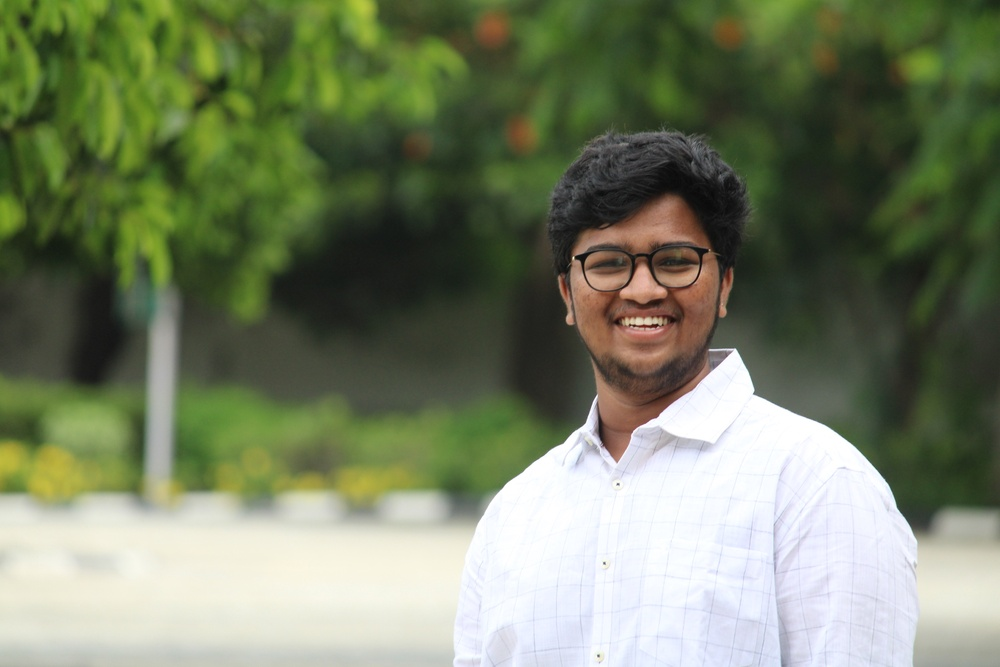
#> input picture Sem-6/ML/Lab-1/Data/me.jpeg, 1000 x 667 px, shrunk from 2976 x 1984 before the run; its folder holds only this picture in this run
$ python -i index.py   (imports and definitions only)
#> lines starting #> are read from the running program, lines starting #| are printed output that depends on the picture; after the words box and inside, x2 and y2 are one past the last pixel; in counts of white or black regions, pixels touching at a corner belong together
#> further down, picture is the input picture: shape (667, 1000, 3); mean B, G, R 101.1, 128.2, 118.6
import cv2
import numpy as np
from flask import Flask, jsonify, request, send_file
from io import BytesIO

# [1 line not run here, left out]

# Initialize the buffer to store processed image data
buffered = None


def determine_parameters(input_image):
    # Convert the input image to grayscale
    grayscale_image = cv2.cvtColor(input_image, cv2.COLOR_BGR2GRAY)
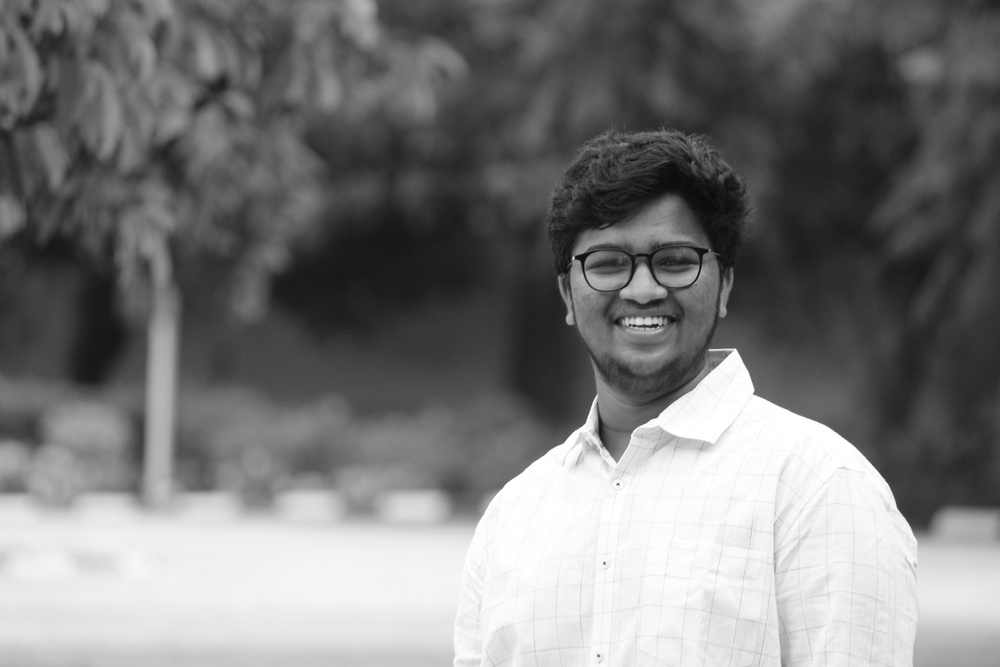
#> grayscale_image: shape (667, 1000); min 10, max 255, mean 122.2

    # Apply adaptive thresholding to determine the optimal threshold value
    threshold_value, _ = cv2.threshold(
        grayscale_image, 0, 255, cv2.THRESH_BINARY + cv2.THRESH_OTSU)
#> threshold_value = 151

    # Determine the optimal Gaussian blur kernel size and standard deviation based on the image size
    height, width = grayscale_image.shape
#> height = 667; width = 1000
    kernel_size = (max(3, int(width / 10) | 1), max(3, int(height / 10) | 1))
#> kernel_size = (101, 67)
    sigma = (kernel_size[1] * 0.5 - 1) * 0.2
#> sigma = 6.5

    return threshold_value, kernel_size, sigma


def segment_and_blur_background(input_image):
    # Determine parameters based on the input image
    threshold_value, kernel_size, sigma = determine_parameters(input_image)
#> threshold_value = 151; kernel_size = (101, 67); sigma = 6.5

    # Convert the input image to grayscale
    grayscale_image = cv2.cvtColor(input_image, cv2.COLOR_BGR2GRAY)

    # Apply binary thresholding using the determined threshold value
    _, binary_mask = cv2.threshold(
        grayscale_image, threshold_value, 255, cv2.THRESH_BINARY)
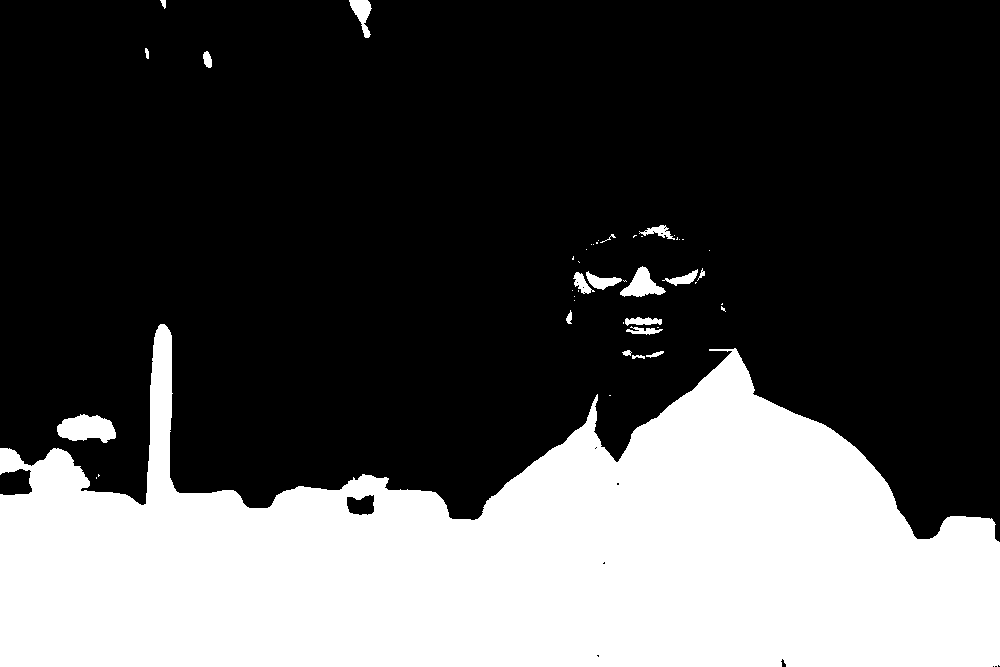
#> binary_mask: shape (667, 1000); 31% white; 46 white regions (27 under 20 px), largest, box (x1, y1, x2, y2) and area: (0, 324, 1000, 667) 202604, (57, 414, 116, 443) 1210, (620, 266, 666, 297) 696

    # Invert the binary mask
    inverted_mask = cv2.bitwise_not(binary_mask)

    # Apply Gaussian blur to the background using the determined kernel size and sigma
    blurred_background = cv2.GaussianBlur(input_image, kernel_size, sigma)
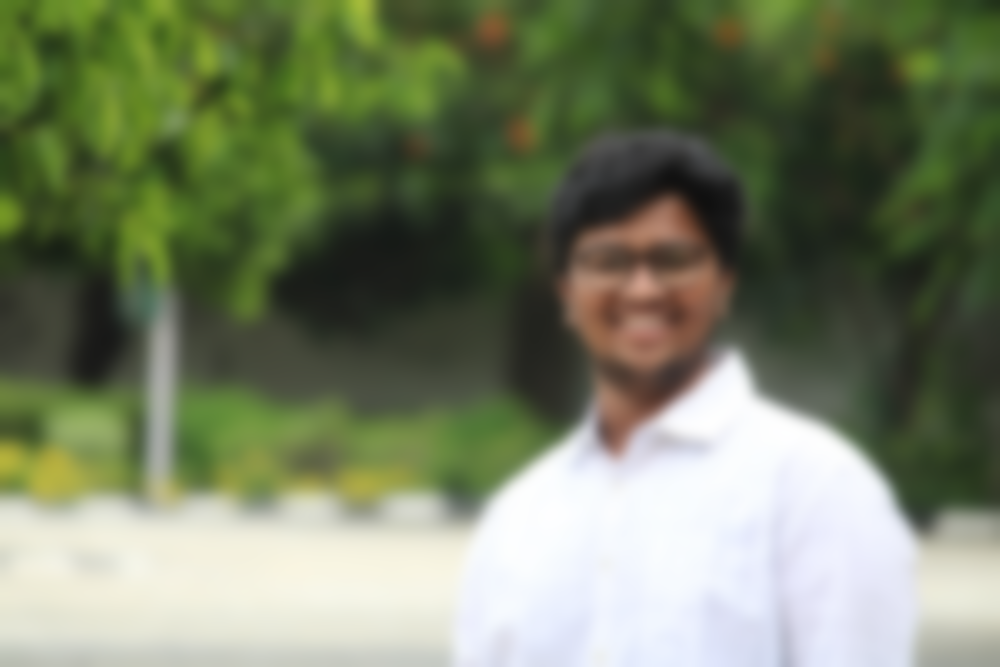
#> blurred_background: shape (667, 1000, 3); mean B, G, R 101.1, 128.2, 118.6

    # Combine the segmented subject and blurred background
    input_image[inverted_mask ==
                255] = blurred_background[inverted_mask == 255]

    return input_image


# [23 lines that did not run here, left out]

# [7 lines that did not run here, left out]

# [3 lines that did not run here, left out]

# [2 lines not run here, left out]

>>> import cv2
>>> picture = cv2.imread('../../../../../Sem-6/ML/Lab-1/Data/me.jpeg')
>>> result = segment_and_blur_background(picture)
